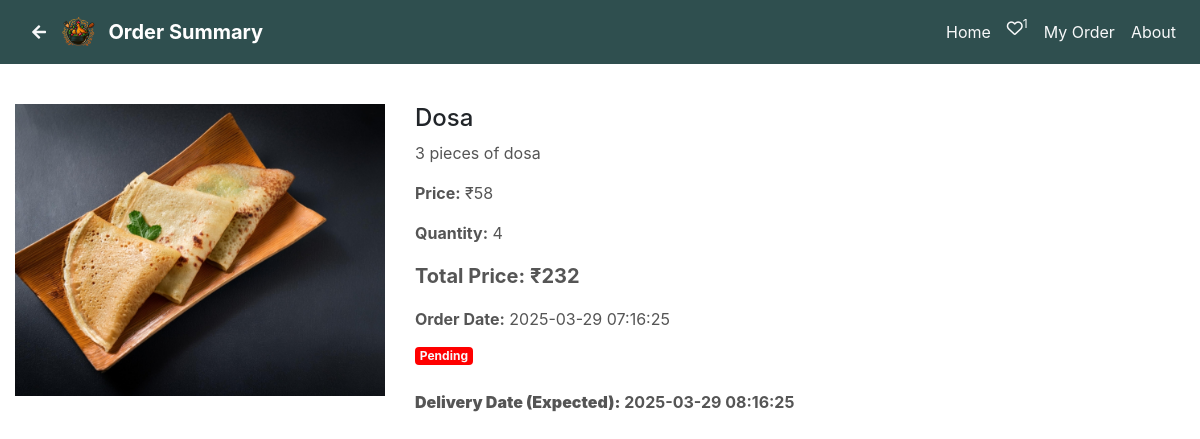
/second page.php?order_summary=88 (signed in), run on the app's committed database.
### tables this page shows
CREATE TABLE `product` (
  `product_id` int(3) NOT NULL,
  `product_name` varchar(50) DEFAULT NULL,
  `product_scale` varchar(100) DEFAULT NULL,
  `product_des` varchar(500) DEFAULT NULL,
  `product_keyword` varchar(500) DEFAULT NULL,
  `product_cat` varchar(20) DEFAULT NULL,
  `product_img` varchar(100) DEFAULT NULL,
  `product_img2` varchar(100) DEFAULT NULL,
  `product_img3` varchar(100) DEFAULT NULL,
  `product_stock` int(3) DEFAULT NULL,
  `product_price` int(5) DEFAULT NULL,
  `product_off` int(2) DEFAULT NULL,
  `product_c_price` int(5) DEFAULT NULL,
  `status` int(1) DEFAULT 1
);

CREATE TABLE `user_order` (
  `o_id` int(5) NOT NULL,
  `product_id` int(3) DEFAULT NULL,
  `user_id` int(5) DEFAULT NULL,
  `qty` int(3) DEFAULT NULL,
  `total_price` int(5) DEFAULT NULL,
  `status` int(1) NOT NULL DEFAULT 0,
  `o_date` datetime DEFAULT NULL,
  `d_date` datetime DEFAULT NULL
);

### oreder_summary.php (the view, shortened to what this page needs)
<?php
if (isset($_GET['order_summary'])) {
    $order_id = $_GET['order_summary'];
    function order_summary()
    {
        global $user_id, $con, $order_id;
        $select_order = "SELECT * FROM user_order where o_id= $order_id";
        $result_order = mysqli_query($con, $select_order);
        $row_order = mysqli_fetch_array($result_order);
        $product_id = $row_order['product_id'];
        $order_price = $row_order['total_price'];
        $order_date = $row_order['o_date'];
        $delivered_date = $row_order['d_date'];
        $order_qty = $row_order['qty'];
        $status = $row_order['status'];
        $select_qry = "SELECT product_name,product_scale,product_img FROM product where product_id=$product_id";
        $result_qry = mysqli_query($con, $select_qry);
        $row_product = mysqli_fetch_array($result_qry);
        $product_name = $row_product['product_name'];
        $product_scale = $row_product['product_scale'];
        $product_img = $row_product['product_img'];
        ?>
        <div class="col-12 col-md-4 text-center condent">
        <a href='second page.php?view=<?php echo $product_id; ?>'><img src="./admin/product_image/<?php echo $product_img; ?>" alt="Product Image" class="img-fluid product-image"></a>
        </div>
        <div class="col-12 col-md-8 condent">
            <h4><?php echo $product_name; ?></h4>
            <p><?php echo $product_scale; ?></p>
            <p><strong>Price:</strong> ₹<?php echo $order_price / $order_qty; ?></p>
            <p><strong>Quantity:</strong> <?php echo $order_qty; ?></p>
            <p class="total-price">Total Price: ₹<?php echo $order_price; ?></p>
            <p><strong>Order Date:</strong> <?php echo $order_date; ?></p>
            <div class="d-flex align-items-center">
                <?php if ($status == 1) {
                        echo "<span class='badge  status-badge text-light' style='background-color:green;'>Delivered</span>";
                    } else {
                        echo "<span class='badge  status-badge text-light' style='background-color:red;'>Pending</span>";
                    } ?>
            </div>
            <div class="delivery-info">
                <p><strong>Delivery Date <?php if ($status == 0) { echo '(Expected)';} ?>:</strong> <?php echo $delivered_date; ?></p>
            </div>
        </div>
        <?php
    }
}
?>

### place_order.php (style rules this page uses)
.img-fluid { object-fit: contain; height: 237px; width: 237px; }

### fav_place_order.php (style rules this page uses)
.img-fluid { object-fit: cover; height: 237px; width: 237px; }
p { font-size: 16px; color: #555; margin-bottom: 25px; }

### oreder_summary.php (style rules this page uses)
.status-badge { font-size: 1rem; padding: 5px 10px; margin-bottom: 10px; }
.product-image { object-fit: contain; width: 400px; height: 400px; }
.total-price { font-size: 1.25rem; font-weight: bold; }
.delivery-info { margin-top: 15px; font-size: 1rem; font-weight: bold; }
.condent { margin-top: 2rem; }

### second page.php (style rules this page uses)
p, h1, h2, h3, h4, h5, h6, table { cursor: default; }

### data on the page
product: product_img (picture), product_name "Dosa", product_scale "3 pieces of dosa"
user_order: $order_price / $order_qty "58", qty "4", total_price "232", o_date "2025-03-29 07:16:25", d_date "2025-03-29 08:16:25"

### other printed values
$heading "Order Summary"
$num "1"
